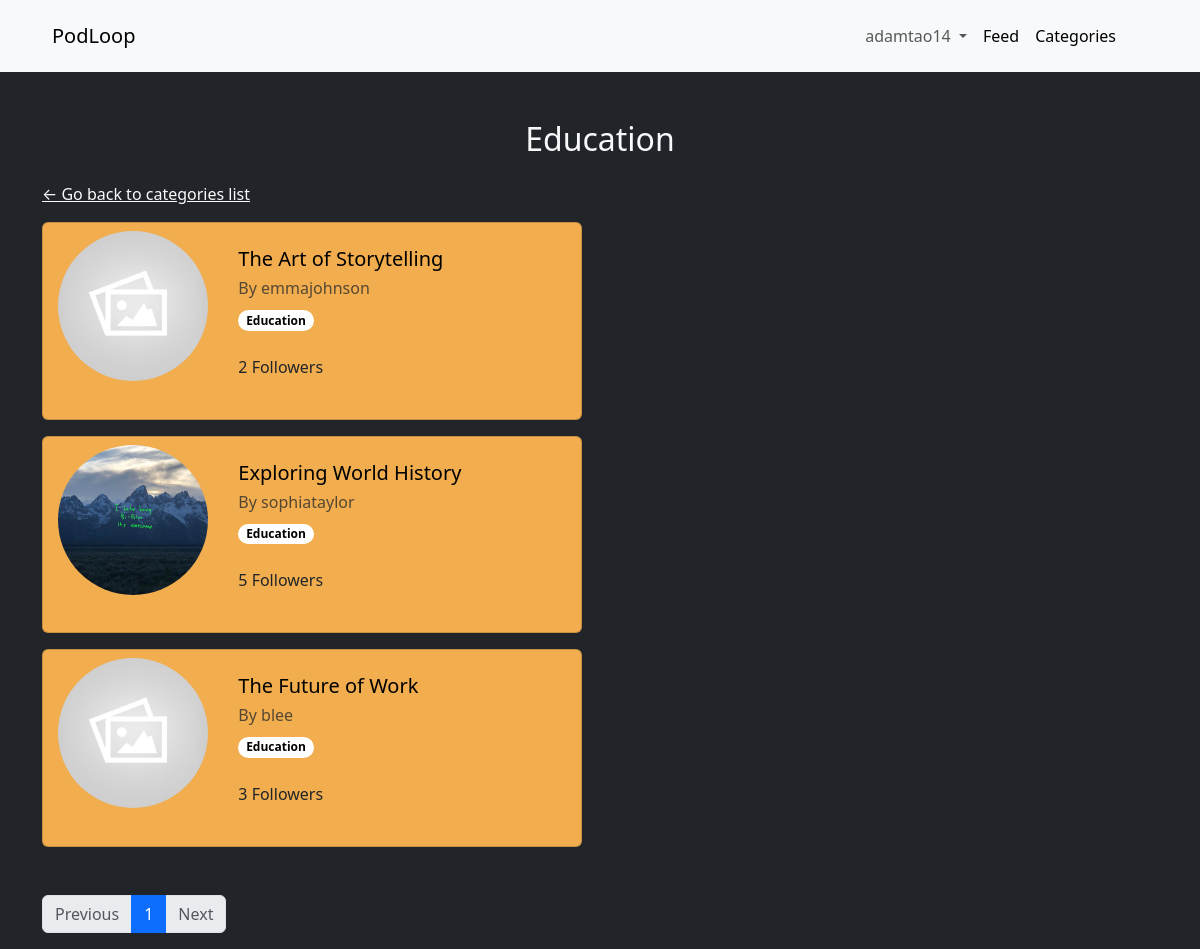
Page /categories/education (signed in) on the committed database.
### accounts/models.py (models this page shows, shortened)
class User(AbstractBaseUser, PermissionsMixin):
    email = models.EmailField(blank=True, default='', unique=True)
    name = models.CharField(max_length=255, blank=False)
    last_name = models.CharField(max_length=255, blank=False)
    username = models.CharField(max_length=255, blank=False, unique=True)
    is_active = models.BooleanField(default=False)
    is_superuser = models.BooleanField(default=False)
    is_staff = models.BooleanField(default=False)
    is_creator = models.BooleanField(default=False)
    is_email_verified = models.BooleanField(default=False)
    date_joined = models.DateTimeField(default=now, blank=False)
    last_login =  models.DateTimeField(blank=True, null=True)
    link_profile_picture = models.ImageField(upload_to='images')
    objects = CustomUserManager()
    USERNAME_FIELD = 'email'
    EMAIL_FIELD = 'email'
    REQUIRED_FIELDS = ['name','last_name','username']
    class Meta:
        verbose_name = 'User'
        verbose_name_plural = 'Users'

### core/models.py (models this page shows, shortened)
class Category(models.Model):
    name = models.CharField(max_length=50,unique=True,blank=False)
    description = models.CharField(max_length=100,null=True,default=None,blank=True)
    slug = models.CharField(max_length=100,unique=True,null=True)
    class Meta:
        verbose_name_plural = "Categories"

class Podcast(models.Model):
    name = models.CharField(max_length=300,blank=False, unique=True)
    owner = models.ForeignKey(User,on_delete=models.CASCADE,blank=False)
    slug = models.CharField(max_length=500,unique=True,null=True)
    followers = models.ManyToManyField(User,related_name="followed_podcasts",symmetrical=False)
    description = models.CharField(max_length=500,blank=False)
    categories = models.ManyToManyField(Category,related_name="podcasts",symmetrical=False,blank=False)
    podcast_thumbnail = models.FileField(upload_to='images/',blank=True, validators=[validate_image_file])
    class Meta:
        verbose_name_plural = "Podcasts"

### core/views.py (the view)
# urls.py: path('categories/<slug:slug>', CategoryDetailView, name='category-detail'),
def CategoryDetailView(request,slug):
    template_name = "core/category.html"
    category = get_object_or_404(Category,slug=slug)
    podcasts = Category.objects.get(slug=slug).podcasts.all()
    paginator_controller = Paginator(podcasts, 5)
    if request.GET.get("page"):
       current_page = int(request.GET.get("page"))
    else:
        current_page = 1
    podcasts_list = []
    pagination = {}
    if int(current_page) <= paginator_controller.num_pages:
        current_page_podcasts = paginator_controller.page(current_page)
        for podcast in current_page_podcasts.object_list:
            owner = User.objects.get(id=podcast.owner_id)
            categories = Podcast.objects.get(name=podcast.name).categories.all()
            followers = str(Podcast.objects.get(name=podcast.name).followers.all().count())
            podcasts_list.append({
                "description":podcast.description[:100]+"...",
                "name":podcast.name,
                "podcast_thumbnail":podcast.podcast_thumbnail,
                "owner_username":owner.username,
                "slug":podcast.slug,
                "categories":categories,
                "followers":followers
                })
        pagination["current_page"] = current_page
        pagination["page_controller"] = current_page_podcasts
    context={"podcasts": podcasts_list, "pagination":pagination, "category_name":category.name}
    return render(request, template_name, context=context)

### core/templates/core/category.html
{% extends 'core/base.html' %}
{% load static %}
{% block head %}
<link rel="stylesheet" href="{% static 'category.css' %}">
<link rel="stylesheet" href="{% static 'badge.css' %}">
{% endblock %} {% block content %}
<div class="mt-5">
  <h2 class="text-center text-light mb-4">{{category_name}}</h2>
  <a href="{% url 'core:categories' %}" class="text-light">&larr; Go back to categories list</a>
  {% for podcast in podcasts %}
  <div class="card mb-3 mt-3 pt-2 pb-2 podcast">
    <div class="row g-0">
      <div class="col-md-4 text-center">
        {% if podcast.podcast_thumbnail %}
        <img
          src="{{ MEDIA_URL }}{{podcast.podcast_thumbnail}}"
          class="img"
          alt="Podcast thumbnail"
        />
        {% else %}
        <img
          src="{{ MEDIA_URL }}images/default_podcast_thumbnail.jpg"
          class="img me-auto ms-auto"
          alt="Podcast thumbnail"
        />
        {% endif %}
      </div>
      <div class="col-md-8">
        <div class="card-body">
          <a href="/podcasts/{{podcast.slug}}" class="link-podcast"
            ><h5 class="card-title">{{podcast.name}}</h5></a
          >
            <h6 class="text-body-secondary">By {{podcast.owner_username}}</h6>
            <div class="category-list">
            {% for category in podcast.categories %}
            <a href="{% url 'core:category-detail' category.slug%}"><span class="badge rounded-pill">{{category.name}}</span></a>
            {% endfor %}
            </div>
          <p class="mt-2">{{podcast.followers}} Followers</p>
        </div>
      </div>
    </div>
  </div>
  {% endfor %}
  {% if not podcasts %}
  <h1 class="text-light text-center mb-5 mt-5">No Podcasts found</h1>
  {% else %}
  <nav aria-label="..." class="ms-auto me-auto mt-5">
    <ul class="pagination">
      {% if pagination.page_controller.has_previous %}
      <li class="page-item">
        <a class="page-link" href="?page={{pagination.current_page|add:"-1"}}">Previous</a>
      </li>
      <li class="page-item"><a class="page-link" href="?page={{pagination.current_page|add:"-1"}}">{{pagination.current_page|add:"-1"}}</a></li>
      {% else %}
      <li class="page-item disabled">
        <a class="page-link" href="?page={{pagination.current_page|add:"-1"}}">Previous</a>
      </li>
      {% endif %}
      <li class="page-item active" aria-current="page">
        <span class="page-link">{{pagination.current_page}}</span>
      </li>
      {% if pagination.page_controller.has_next %}
      <li class="page-item"><a class="page-link" href="?page={{pagination.current_page|add:"1"}}">{{pagination.current_page|add:"1"}}</a></li>
      <li class="page-item">
        <a class="page-link" href="?page={{pagination.current_page|add:"1"}}">Next</a>
      </li>
      {% else %}
      <li class="page-item disabled">
        <a class="page-link" href="?page={{pagination.current_page|add:"1"}}">Next</a>
      </li>
      {% endif %}
    </ul>
  </nav>
</div>
{% endif %} {% endblock %}

### core/templates/core/base.html (shortened to what this page needs)
<!DOCTYPE html>
<html>
  <head>
    <link rel="stylesheet" href="" />
    <link
      href="https://cdn.jsdelivr.net/npm/bootstrap@5.3.0-alpha3/dist/css/bootstrap.min.css"
      rel="stylesheet"
    />
    {% block head %} {% endblock %}
  </head>
  <body class="bg-dark">
    <row>
      <nav class="navbar navbar-expand-lg bg-body-tertiary p-3">
        <div class="container-fluid ms-4 me-5">
          <a class="navbar-brand" href="{% url 'core:home' %}">PodLoop</a>
          <div class="collapse navbar-collapse" id="navbarNavDropdown">
            <ul class="navbar-nav ms-auto">
              {% if user.is_authenticated %}
              <li class="nav-item dropdown-center">
                <a
                  class="nav-link dropdown-toggle"
                  href="#"
                  role="button"
                  data-bs-toggle="dropdown"
                  aria-expanded="false"
                >
                  {{user.username}}
                </a>
              </li>
              {% endif %}
              <li class="nav-item">
                <a class="nav-link active" aria-current="page" href="#">Feed</a>
              </li>
              <li class="nav-item">
                <a
                  class="nav-link active"
                  aria-current="page"
                  href="{% url 'core:categories'%}"
                  >Categories</a
                >
              </li>
            </ul>
          </div>
        </div>
      </nav>
    </row>
    <div class="container">{% block content %} {% endblock %}</div>
  </body>
</html>

### static/category.css (style rules this page uses)
.podcast { background-color: #f1ad4e; max-width: 540px; }
.img { height: 150px; width: 150px; object-fit: cover; border-radius: 50%; }
.link-podcast { text-decoration: none; color:black; }

### static/badge.css (style rules this page uses)
.badge { background-color: #fff; color:black; }
.category-list { overflow-x: auto; white-space: nowrap; width: 100%; height: auto; display: inline-block; }
.category-list a { display: inline-block; margin-bottom:10px; }

### rows in the picture
User: username "adamtao14"
Category: name "Education"
Podcast: name "The Art of Storytelling"
User: owner_username "emmajohnson"
Podcast: podcast_thumbnail (picture), name "Exploring World History"
User: owner_username "sophiataylor"
Podcast: name "The Future of Work"
User: owner_username "blee"

### other values in the picture
{{ podcast.followers }} "2" "5" "3"
{{ pagination.current_page }} "1"
